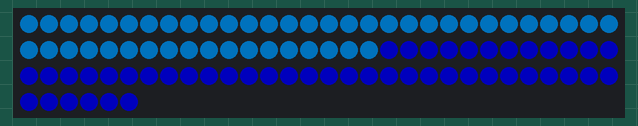
This sketch was run on a simulated Arduino Uno, built with avr-gcc and run on an emulated ATmega328P. On the bench: 96 RGB LEDs in strip order, left to right, continuing on the next row. Dim RGB values are drawn brighter than linear.

Above: at 0.1 s.

The sketch:

LEDCollar.ino
```cpp
#include <FastLED.h>

#define LED_PIN 16
#define NUM_LEDS 96  // Keep the full strip defined
#define DISPLAY_LEDS 48  // Each tank uses 48 LEDs
// #define BASE_COLOR CRGB(200, 0, 250)  // Base pink
// #define BLUE_COLOR CRGB(200, 0, 250)  // Deep cobalt blue
#define BASE_COLOR CRGB(0, 150, 250)  // Base pink
#define BLUE_COLOR CRGB(0, 0, 250)  // Deep cobalt blue

CRGB leds[NUM_LEDS];

struct Wave {
    float position;
    float velocity;
    float force;
};

Wave wavePink1 = {DISPLAY_LEDS / 4, 0, 1.0};
Wave wavePink2 = {DISPLAY_LEDS * 3 / 4, 0, 1.0};
Wave waveBlue1 = {DISPLAY_LEDS / 4, 0, 1.0};
Wave waveBlue2 = {DISPLAY_LEDS * 3 / 4, 0, 1.0};
float fillLevel = 0.85;

void setup() {
    FastLED.addLeds<WS2812B, LED_PIN, GRB>(leds, NUM_LEDS);
    Serial.begin(115200);
    FastLED.clear();
}

void loop() {
    FastLED.clear();
        int brightness = 80;

    // Render the pink tank (bottom section)
    for (int i = 0; i < 48; i++) {
        leds[i] = CRGB(BASE_COLOR.r * brightness / 255, BASE_COLOR.g * brightness / 255, BASE_COLOR.b * brightness / 255);
    }

    // Mirror the pink tank for the top section (with fade-out effect)
    for (int i = 48; i < 96; i++) {
        leds[i] = CRGB(BLUE_COLOR.r * brightness / 255, BLUE_COLOR.g * brightness / 255, BLUE_COLOR.b * brightness / 255);
    }

    FastLED.show();
    delay(100);
}
```
